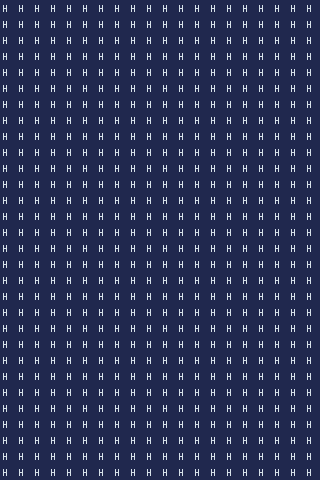

The image is a tile-based game level rendered from a .tmx file. Its description and complete source (layers, tilesets, objects, tile grids) follow:
An orthogonal 20x30 tile map with 16x16 px tiles, 1 tile layer (prototype).

<map version="1.10" tiledversion="1.10.2" orientation="orthogonal" renderorder="right-down" width="20" height="30" tilewidth="16" tileheight="16" infinite="0" nextlayerid="13" nextobjectid="19">
 <tileset firstgid="1" source="FrostChill_tsx.tsx" />
 <layer id="1" name="prototype" width="20" height="30">
  <data encoding="csv">
97,97,97,97,97,97,97,97,97,97,97,97,97,97,97,97,97,97,97,97,
97,97,97,97,97,97,97,97,97,97,97,97,97,97,97,97,97,97,97,97,
97,97,97,97,97,97,97,97,97,97,97,97,97,97,97,97,97,97,97,97,
97,97,97,97,97,97,97,97,97,97,97,97,97,97,97,97,97,97,97,97,
97,97,97,97,97,97,97,97,97,97,97,97,97,97,97,97,97,97,97,97,
97,97,97,97,97,97,97,97,97,97,97,97,97,97,97,97,97,97,97,97,
97,97,97,97,97,97,97,97,97,97,97,97,97,97,97,97,97,97,97,97,
97,97,97,97,97,97,97,97,97,97,97,97,97,97,97,97,97,97,97,97,
97,97,97,97,97,97,97,97,97,97,97,97,97,97,97,97,97,97,97,97,
97,97,97,97,97,97,97,97,97,97,97,97,97,97,97,97,97,97,97,97,
97,97,97,97,97,97,97,97,97,97,97,97,97,97,97,97,97,97,97,97,
97,97,97,97,97,97,97,97,97,97,97,97,97,97,97,97,97,97,97,97,
97,97,97,97,97,97,97,97,97,97,97,97,97,97,97,97,97,97,97,97,
97,97,97,97,97,97,97,97,97,97,97,97,97,97,97,97,97,97,97,97,
97,97,97,97,97,97,97,97,97,97,97,97,97,97,97,97,97,97,97,97,
97,97,97,97,97,97,97,97,97,97,97,97,97,97,97,97,97,97,97,97,
97,97,97,97,97,97,97,97,97,97,97,97,97,97,97,97,97,97,97,97,
97,97,97,97,97,97,97,97,97,97,97,97,97,97,97,97,97,97,97,97,
97,97,97,97,97,97,97,97,97,97,97,97,97,97,97,97,97,97,97,97,
97,97,97,97,97,97,97,97,97,97,97,97,97,97,97,97,97,97,97,97,
97,97,97,97,97,97,97,97,97,97,97,97,97,97,97,97,97,97,97,97,
97,97,97,97,97,97,97,97,97,97,97,97,97,97,97,97,97,97,97,97,
97,97,97,97,97,97,97,97,97,97,97,97,97,97,97,97,97,97,97,97,
97,97,97,97,97,97,97,97,97,97,97,97,97,97,97,97,97,97,97,97,
97,97,97,97,97,97,97,97,97,97,97,97,97,97,97,97,97,97,97,97,
97,97,97,97,97,97,97,97,97,97,97,97,97,97,97,97,97,97,97,97,
97,97,97,97,97,97,97,97,97,97,97,97,97,97,97,97,97,97,97,97,
97,97,97,97,97,97,97,97,97,97,97,97,97,97,97,97,97,97,97,97,
97,97,97,97,97,97,97,97,97,97,97,97,97,97,97,97,97,97,97,97,
97,97,97,97,97,97,97,97,97,97,97,97,97,97,97,97,97,97,97,97
</data>
 </layer>
</map>
